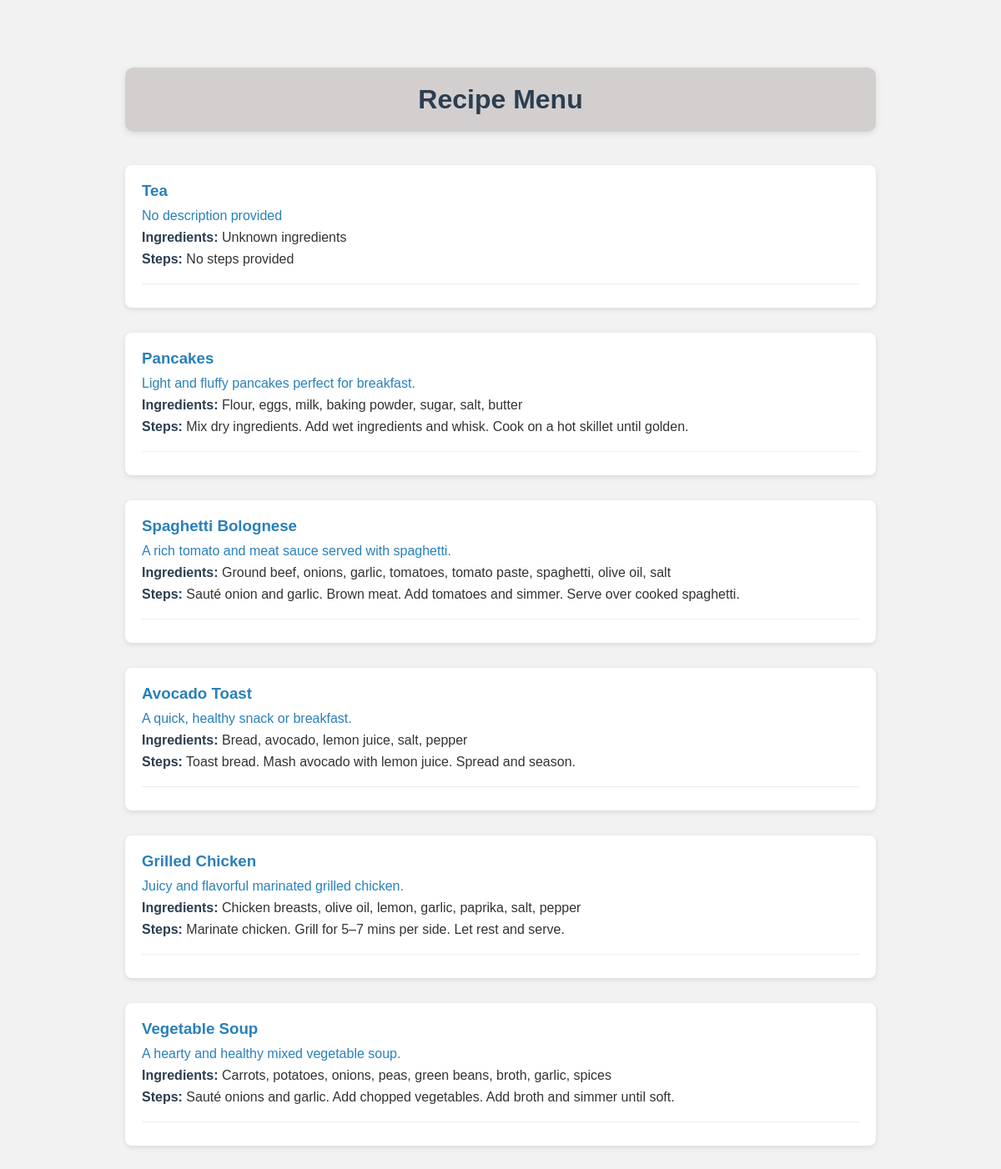
The page / on the database its author committed.
### recipe/models.py (models this page shows, shortened)
class Recipe(models.Model):
    title = models.CharField(max_length=100)
    description= models.TextField(default='No description provided')
    ingredients = models.TextField(default = 'Unknown ingredients')
    steps = models.TextField(default = 'No steps provided')

### recipe/views.py (the view)
# urls.py: path('', views.recipe_list, name='recipe_list'),
def recipe_list(request):
    recipes = Recipe.objects.all()
    return render(request, 'recipe_list.html', {'recipes': recipes})

### recipe/templates/recipe_list.html (shortened to what this page needs)
<!DOCTYPE html>
<html lang="en">
<head>
</head>
<body>
    <h1>Recipe Menu</h1>
    {% for recipe in recipes %}
        <div class="recipe">
            <h3>
                <a href="{% url 'recipe_detail' recipe.pk %}">
                    {{ recipe.title }}
                </a>
            </h3>
            <p>
                <a href="{% url 'recipe_detail' recipe.pk %}">
                    {{ recipe.description }}
                </a>
            </p>
            <p><strong>Ingredients:</strong> {{ recipe.ingredients }}</p>
            <p><strong>Steps:</strong> {{ recipe.steps }}</p>
            <hr>
        </div>
    {% endfor %}
</body>
</html>

### recipe/templates/recipe_list.html (style rules this page uses)
body { font-family: Arial, sans-serif; background-color: #f2f2f2; color: #333; max-width: 900px; margin: 40px auto; padding: 20px; }
h1 { text-align: center; color: #2c3e50; background-color: #d3cfcf; padding: 20px; border-radius: 10px; margin-bottom: 40px; box-shadow: 0 2px 8px rgba(0, 0, 0, 0.1); }
.recipe { background: #fff; border-radius: 8px; padding: 20px; margin-bottom: 30px; box-shadow: 0 2px 6px rgba(0, 0, 0, 0.1); transition: transform 0.2s ease; }
.recipe h3 { margin: 0 0 10px; color: #2980b9; }
.recipe a { text-decoration: none; color: #2980b9; }
p { margin: 8px 0; }
strong { color: #2c3e50; }
hr { border: none; border-top: 1px solid #eee; margin-top: 20px; }

### rows shown on the page
Recipe: title "Tea", description "No description provided", ingredients "Unknown ingredients", steps "No steps provided"
Recipe: title "Pancakes", description "Light and fluffy pancakes perfect for breakfast.", ingredients "Flour, eggs, milk, baking powder, sugar, salt, butter", steps "Mix dry ingredients. Add wet ingredients and whisk. Cook on a hot skillet until golden."
Recipe: title "Spaghetti Bolognese", description "A rich tomato and meat sauce served with spaghetti.", ingredients "Ground beef, onions, garlic, tomatoes, tomato paste, spaghetti, olive oil, salt", steps "Sauté onion and garlic. Brown meat. Add tomatoes and simmer. Serve over cooked spaghetti."
Recipe: title "Avocado Toast", description "A quick, healthy snack or breakfast.", ingredients "Bread, avocado, lemon juice, salt, pepper", steps "Toast bread. Mash avocado with lemon juice. Spread and season."
Recipe: title "Grilled Chicken", description "Juicy and flavorful marinated grilled chicken.", ingredients "Chicken breasts, olive oil, lemon, garlic, paprika, salt, pepper", steps "Marinate chicken. Grill for 5–7 mins per side. Let rest and serve."
Recipe: title "Vegetable Soup", description "A hearty and healthy mixed vegetable soup.", ingredients "Carrots, potatoes, onions, peas, green beans, broth, garlic, spices", steps "Sauté onions and garlic. Add chopped vegetables. Add broth and simmer until soft."
